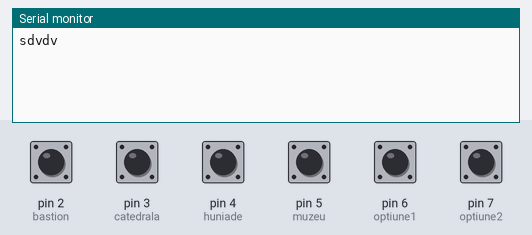
Recording of a sketch running on a simulated Arduino Uno, built with avr-gcc and run on an emulated ATmega328P. Shown: the last lines printed to the serial monitor. The test bench sets the inputs (shaded band); at power-on: pin 2 (bastion), pin 3 (catedrala), pin 4 (huniade), pin 5 (muzeu), pin 6 (optiune1), pin 7 (optiune2) HIGH.

Above: at 1.2 s.
1.3 s: pin 2 (bastion) pulled LOW for 0.15 s
At 2.5 s:
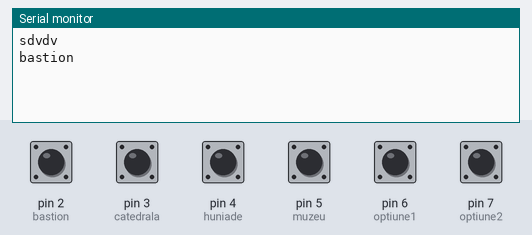
2.9 s: pin 3 (catedrala) pulled LOW for 0.15 s
At 3.8 s:
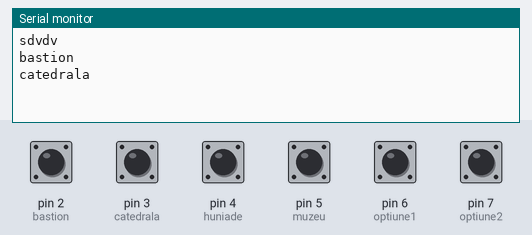
4.5 s: pin 4 (huniade) pulled LOW for 0.15 s
At 5.1 s:
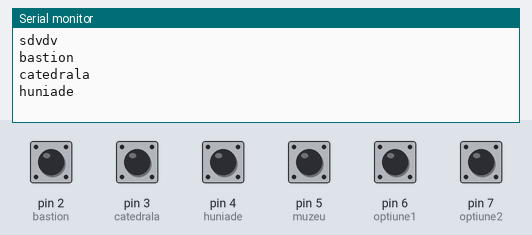
6.1 s: pin 5 (muzeu) pulled LOW for 0.15 s
At 7.3 s:
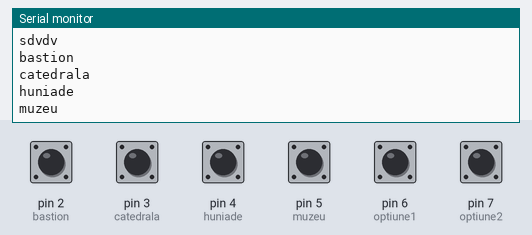
7.7 s: pin 6 (optiune1) pulled LOW for 0.15 s
At 8.7 s:
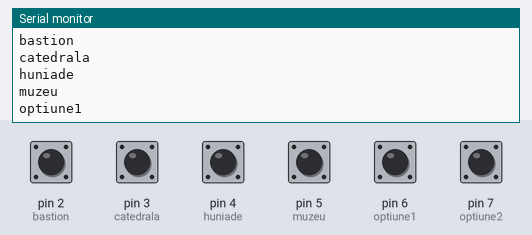
9.3 s: pin 7 (optiune2) pulled LOW for 0.15 s
At 9.9 s:
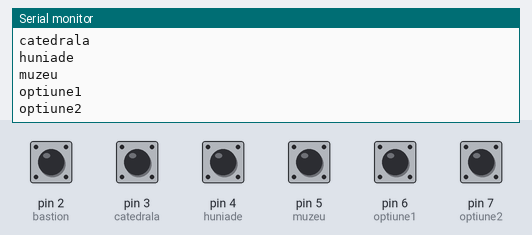

The sketch:

know_your_city.ino
```cpp
int catedrala = 3;
int huniade = 4;
int muzeu = 5;
int bastion = 2;
int optiune1 = 6;
int optiune2 = 7;


volatile boolean stareOptiune1=false;
volatile boolean stareOptiune2=false;
volatile boolean stareCatedrala=false;
volatile boolean stareHuniade=false;
volatile boolean stareMuzeu=false;
volatile boolean stareBastion=false;


void setup() {
  Serial.begin(9600);
  pinMode(catedrala, INPUT_PULLUP);
  pinMode(huniade, INPUT_PULLUP);
  pinMode(muzeu, INPUT_PULLUP);
  pinMode(bastion, INPUT_PULLUP);
  Serial.println("sdvdv");
  pinMode(optiune1, INPUT_PULLUP);
  pinMode(optiune2, INPUT_PULLUP);
}

void loop() {

  if(digitalRead(optiune1)==LOW)
  {
    stareOptiune1=true;
  }
  if(stareOptiune1==true)
  {
    Serial.println("optiune1");
    stareOptiune1=false;
    delay(500);
  }

  if(digitalRead(optiune2)==LOW)
  {
    stareOptiune2=true;
  }
  if(stareOptiune2==true)
  {
    Serial.println("optiune2");
    stareOptiune2=false;
    delay(500);
  }

  if(digitalRead(catedrala)==LOW)
  {
    stareCatedrala=true;
  }
  if(stareCatedrala==true)
  {
    Serial.println("catedrala");
    stareCatedrala=false;
    delay(500);
  }

  if(digitalRead(huniade)==LOW)
  {
    stareHuniade=true;
  }
  if(stareHuniade==true)
  {
    Serial.println("huniade");
    stareHuniade=false;
    delay(500);
  }

  if(digitalRead(muzeu)==LOW)
  {
    stareMuzeu=true;
  }
  if(stareMuzeu==true)
  {
    Serial.println("muzeu");
    stareMuzeu=false;
    delay(500);
  }

  if(digitalRead(bastion)==LOW)
  {
    stareBastion=true;
  }
  if(stareBastion==true)
  {
    Serial.println("bastion");
    stareBastion=false;
    delay(500);
  }
  }
```

Measured:
- after the input at 1.3 s, the serial monitor: prints a new line at once (image 1)
- after the input at 2.9 s, the serial monitor: prints a new line at once (image 2)
- after the input at 4.5 s, the serial monitor: prints a new line at once (image 3)
- after the input at 6.1 s, the serial monitor: prints a new line at once (image 4)
- after the input at 7.7 s, the serial monitor: prints a new line at once (image 5)
- after the input at 9.3 s, the serial monitor: prints a new line at once (image 6)
